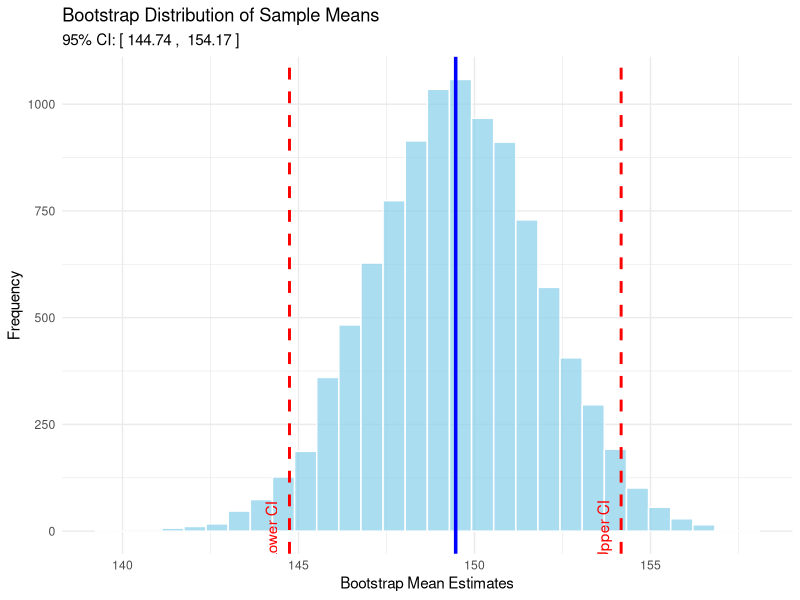

Source code (R):
# Load necessary library
if (!require(ggplot2)) install.packages("ggplot2")
library(ggplot2)

# Set seed for reproducibility
set.seed(42)

# ==========================================
# 1. Generate Synthetic Data
# ==========================================
# Imagine we have heights (in cm) of 50 plants
# The true population mean is 150, but our sample is noisy
original_sample <- rnorm(n = 50, mean = 150, sd = 15)

# Calculate the Point Estimate (Observed Mean)
observed_mean <- mean(original_sample)

# ==========================================
# 2. Perform Bootstrap Resampling
# ==========================================
# Number of bootstrap replicates
B <- 10000

# Initialize a vector to store bootstrap means
bootstrap_means <- numeric(B)

# Loop to resample with replacement
for (i in 1:B) {
  # Resample with replacement
  resample <- sample(original_sample, size = length(original_sample), replace = TRUE)
  # Calculate mean of the resample
  bootstrap_means[i] <- mean(resample)
}

# ==========================================
# 3. Compute 95% Confidence Interval
# ==========================================
# We use the Percentile Method: taking the 2.5th and 97.5th percentiles
alpha <- 0.05
ci_lower <- quantile(bootstrap_means, alpha / 2)
ci_upper <- quantile(bootstrap_means, 1 - alpha / 2)

cat("Observed Mean:", round(observed_mean, 2), "\n")
cat("95% CI Lower Bound:", round(ci_lower, 2), "\n")
cat("95% CI Upper Bound:", round(ci_upper, 2), "\n")

# ==========================================
# 4. Generate and Save Illustration
# ==========================================
# Create a data frame for ggplot
plot_data <- data.frame(Means = bootstrap_means)

# Create the plot
p <- ggplot(plot_data, aes(x = Means)) +
  geom_histogram(bins = 30, fill = "skyblue", color = "white", alpha = 0.7) +
  # Add lines for CI
  geom_vline(aes(xintercept = ci_lower), color = "red", linetype = "dashed", size = 1) +
  geom_vline(aes(xintercept = ci_upper), color = "red", linetype = "dashed", size = 1) +
  # Add line for Observed Mean
  geom_vline(aes(xintercept = observed_mean), color = "blue", size = 1.2) +
  # Labels and Title
  labs(title = "Bootstrap Distribution of Sample Means",
       subtitle = paste("95% CI: [", round(ci_lower, 2), ", ", round(ci_upper, 2), "]"),
       x = "Bootstrap Mean Estimates",
       y = "Frequency") +
  theme_minimal() +
  annotate("text", x = ci_lower, y = 0, label = "Lower CI", vjust = -1, color = "red", angle = 90) +
  annotate("text", x = ci_upper, y = 0, label = "Upper CI", vjust = -1, color = "red", angle = 90)

print(p)
